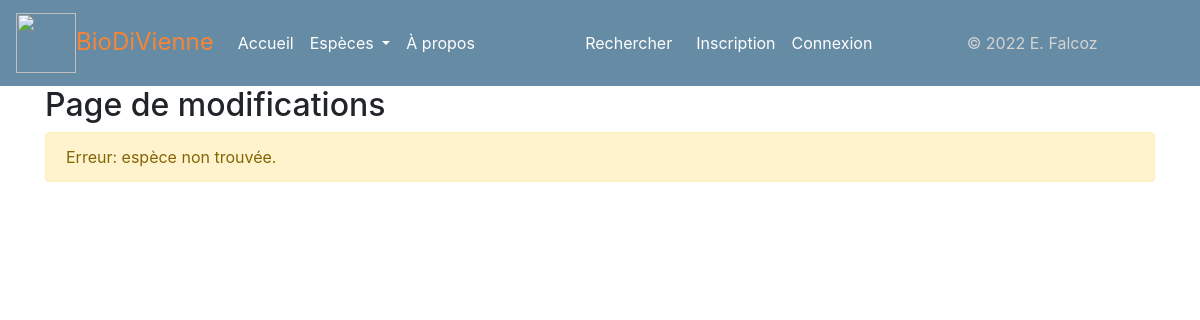
Before: /modifier/2 with the older database file.
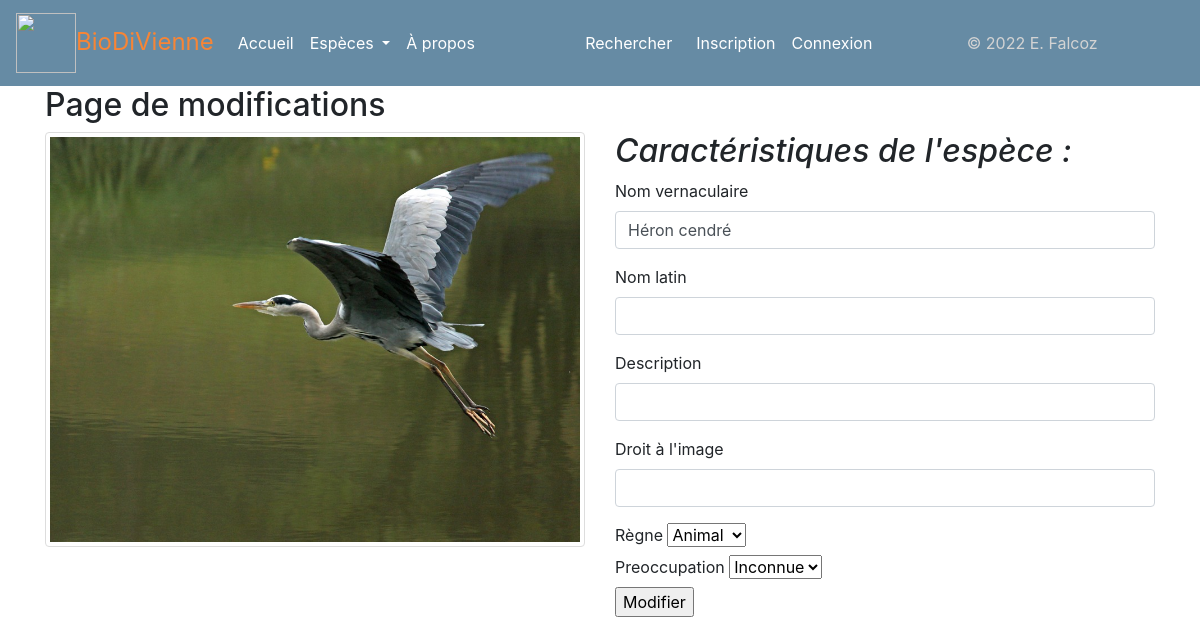
After: the same page with the newer database file.
### app25OK.py (models this page shows)
class Espece(db.Model):
    espece_id = db.Column(db.Integer, unique=True, nullable=False, primary_key=True, autoincrement=True)
    espece_fichier = db.Column(db.Text, unique=True, nullable=False)
    espece_regne = db.Column(db.Text)
    espece_nom_vernaculaire = db.Column(db.Text, nullable=False)
    espece_nom_latin = db.Column(db.Text, unique=True, nullable=False)
    espece_description = db.Column(db.Text)
    espece_preoccupation = db.Column(db.Text)
    authorships = db.relationship("Authorship", back_populates="espece")

### app25OK.py (the view)
@app.route("/modifier/<int:espece_id>")
def espece_modif(espece_id):
    unique_espece = Espece.query.get(espece_id)
    return render_template('pages/modifier.html', espece=unique_espece)

### templates/pages/modifier.html (shortened to what this page needs)
{% extends "conteneur3.html" %}
{% block corps %}
<!DOCTYPE html>
<html lang="en">
<head>
</head>
<body>
	<h2>Page de modifications</h2>
	{% if not espece %}
		<div class="alert alert-warning" role="alert">Erreur: espèce non trouvée.</div>
	{% else %}
	<div class="row align-items-start">
		<div class="col">
			<img src="/display/{{espece.espece_fichier}}" class="img-thumbnail img-responsive"/>
		</div>
		<div class="col">
			<h2><i>Caractéristiques de l'espèce :</i></h2>
	<form class="form" method="POST" action="/modifier_post" id="modif_post">
			<div class="mb-3">
                <label class="form-label">Nom vernaculaire</label>
                <input type="text" class="form-control" id="vernaculaire" name="vernaculaire" value="{{espece.espece_nom_vernaculaire}}">
              </div>
			<div class="mb-3">
                <label class="form-label">Nom latin</label>
                <input type="text" class="form-control" id="latin" name="latin">
              </div>
			<div class="mb-3">
                <label class="form-label">Description</label>
                <input type="text" class="form-control" id="description" name="description">
              </div>
			<div class="mb-3">
                <label class="form-label">Droit à l'image</label>
                <input type="text" class="form-control" id="droit_image" name="droit_image">
              </div>
			<label for="regne">Règne</label>
      <select name="regne" id="regne">
        <option value="animal">Animal</option>
      </select></br>
			<label for="preoc">Preoccupation</label>
      <select name="preoccupation" id="preoc">
		  <option value="LC">Inconnue</option>
      </select></br>
		<input type="submit" value="Modifier">
	</form>
		</div>
	</div>
{% endif %}
</body>
</html>
{% endblock %}

Changed rows visible on the page:
added Espece: espece_fichier (picture), vernaculaire "Héron cendré"
Other visible differences:
form field regne: (not shown) → "Animal"
form field preoccupation: (not shown) → "Inconnue"
form field value: (not shown) → "Modifier"
text no longer shown: "Erreur: espèce non trouvée."
text now shown: "Caractéristiques de l'espèce : Nom vernaculaire Nom latin Description Droit à l'image Règne Preoccupation"
